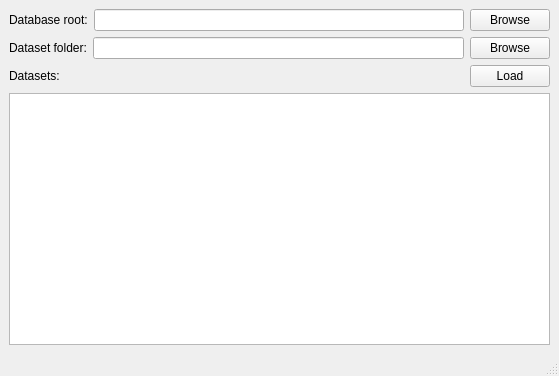
<?xml version="1.0" encoding="UTF-8"?>
<ui version="4.0">
 <class>MainWindow</class>
 <widget class="QMainWindow" name="MainWindow">
  <property name="geometry">
   <rect>
    <x>0</x>
    <y>0</y>
    <width>559</width>
    <height>376</height>
   </rect>
  </property>
  <property name="windowTitle">
   <string>MainWindow</string>
  </property>
  <widget class="QWidget" name="centralwidget">
   <layout class="QVBoxLayout" name="verticalLayout">
    <item>
     <layout class="QHBoxLayout" name="horizontalLayout">
      <item>
       <widget class="QLabel" name="db_root">
        <property name="text">
         <string>Database root:</string>
        </property>
       </widget>
      </item>
      <item>
       <widget class="QLineEdit" name="db_name"/>
      </item>
      <item>
       <widget class="QPushButton" name="browse1">
        <property name="sizePolicy">
         <sizepolicy hsizetype="Maximum" vsizetype="Fixed">
          <horstretch>0</horstretch>
          <verstretch>0</verstretch>
         </sizepolicy>
        </property>
        <property name="text">
         <string>Browse</string>
        </property>
       </widget>
      </item>
     </layout>
    </item>
    <item>
     <layout class="QHBoxLayout" name="horizontalLayout_2">
      <item>
       <widget class="QLabel" name="ds_root">
        <property name="text">
         <string>Dataset folder:</string>
        </property>
       </widget>
      </item>
      <item>
       <widget class="QLineEdit" name="ds_name"/>
      </item>
      <item>
       <widget class="QPushButton" name="browse2">
        <property name="sizePolicy">
         <sizepolicy hsizetype="Maximum" vsizetype="Fixed">
          <horstretch>0</horstretch>
          <verstretch>0</verstretch>
         </sizepolicy>
        </property>
        <property name="text">
         <string>Browse</string>
        </property>
       </widget>
      </item>
     </layout>
    </item>
    <item>
     <layout class="QHBoxLayout" name="horizontalLayout_3">
      <item>
       <widget class="QLabel" name="datasets">
        <property name="text">
         <string>Datasets:</string>
        </property>
       </widget>
      </item>
      <item>
       <widget class="QPushButton" name="Load">
        <property name="sizePolicy">
         <sizepolicy hsizetype="Maximum" vsizetype="Fixed">
          <horstretch>0</horstretch>
          <verstretch>0</verstretch>
         </sizepolicy>
        </property>
        <property name="text">
         <string>Load</string>
        </property>
       </widget>
      </item>
     </layout>
    </item>
    <item>
     <widget class="QListWidget" name="dataset_list"/>
    </item>
   </layout>
  </widget>
  <widget class="QMenuBar" name="menubar">
   <property name="geometry">
    <rect>
     <x>0</x>
     <y>0</y>
     <width>559</width>
     <height>21</height>
    </rect>
   </property>
  </widget>
  <widget class="QStatusBar" name="statusbar"/>
 </widget>
 <resources/>
 <connections/>
</ui>
